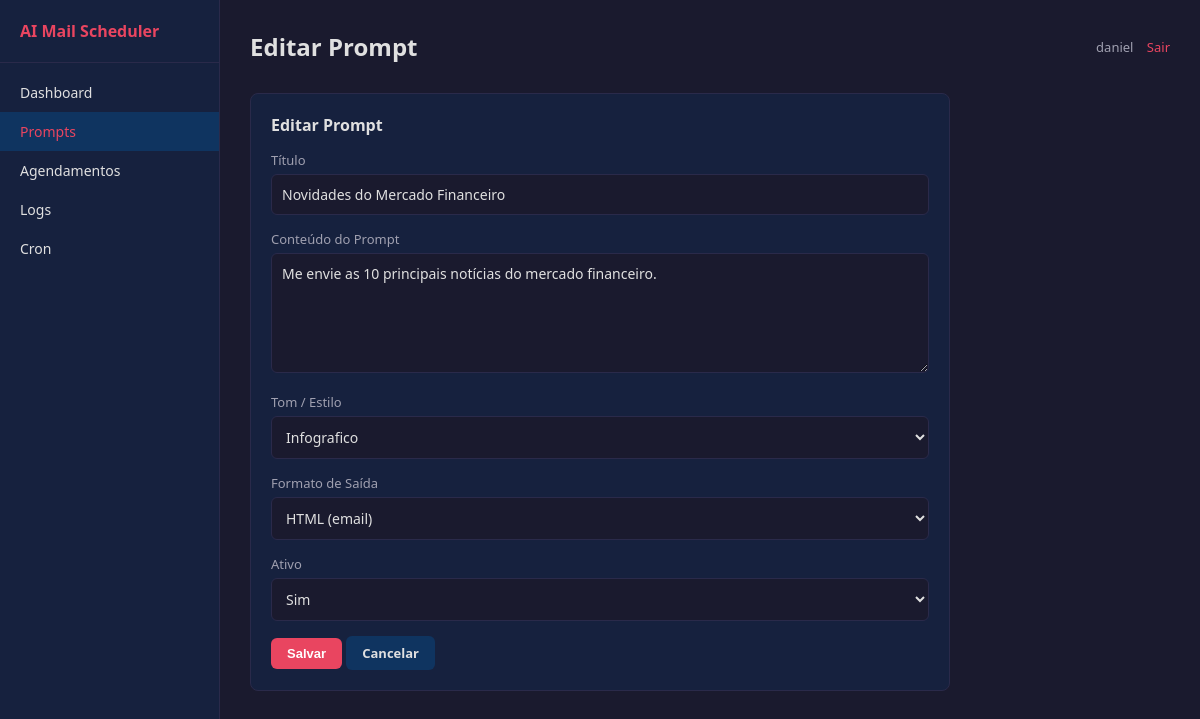
/prompts/1/edit (signed in), run on the app's committed database.
### tables this page shows
CREATE TABLE users (
            id INTEGER PRIMARY KEY AUTOINCREMENT,
            username TEXT UNIQUE NOT NULL,
            password TEXT NOT NULL,
            created_at DATETIME DEFAULT CURRENT_TIMESTAMP
        );

CREATE TABLE prompts (
            id INTEGER PRIMARY KEY AUTOINCREMENT,
            title TEXT NOT NULL,
            content TEXT NOT NULL,
            tone TEXT DEFAULT 'infografico',
            format TEXT DEFAULT 'html',
            active BOOLEAN DEFAULT 1,
            created_at DATETIME DEFAULT CURRENT_TIMESTAMP,
            updated_at DATETIME DEFAULT CURRENT_TIMESTAMP
        );

### app/routes.py (the view, shortened to what this page needs)
@routes_bp.route("/prompts/<int:prompt_id>/edit", methods=["GET", "POST"])
@login_required
def prompts_edit(prompt_id):
    prompt = Prompt.get_by_id(prompt_id)
    if not prompt:
        flash("Prompt não encontrado.", "error")
        return redirect(url_for("routes.prompts_list"))
    return render_template("prompts/edit.html", prompt=prompt)

### app/__init__.py (called while the page is built)
def create_app():
    app = Flask(__name__)
    app.secret_key = os.getenv("SECRET_KEY", "dev-secret-change-me")
    login_manager.init_app(app)
    login_manager.login_view = "auth.login"
    login_manager.login_message = "Faça login para acessar esta página."
    from app.models import init_db, UserModel
    init_db(app)
    @login_manager.user_loader
    def load_user(user_id):
        return UserModel.get(user_id)
    from app.auth import auth_bp
    from app.routes import routes_bp
    app.register_blueprint(auth_bp, url_prefix="/auth")
    app.register_blueprint(routes_bp)
    return app

### app/models.py (called while the page is built)
def get_db():
    if "db" not in current_app.config:
        os.makedirs(DATABASE_DIR, exist_ok=True)
        conn = sqlite3.connect(DATABASE_PATH)
        conn.row_factory = sqlite3.Row
        conn.execute("PRAGMA journal_mode=WAL")
        conn.execute("PRAGMA foreign_keys=ON")
        current_app.config["db"] = conn
    return current_app.config["db"]

def query(sql, params=(), one=False):
    db = get_db()
    cur = db.execute(sql, params)
    if one:
        return cur.fetchone()
    return cur.fetchall()

    @staticmethod
    def get_by_id(user_id):
        return query("SELECT * FROM users WHERE id = ?", (user_id,), one=True)

    @property
    def username(self):
        return self._row["username"]

    @staticmethod
    def get(user_id):
        row = User.get_by_id(int(user_id))
        if row:
            return UserModel(row)
        return None

    @staticmethod
    def get_by_id(prompt_id):
        return query("SELECT * FROM prompts WHERE id = ?", (prompt_id,), one=True)

### app/templates/prompts/edit.html (shortened to what this page needs)
{% extends "base.html" %}
{% block header %}Editar Prompt{% endblock %}
{% block content %}
<div class="card" style="max-width:700px;">
    <h3>Editar Prompt</h3>
    <form method="POST">
        <div class="form-group">
            <label>Título</label>
            <input type="text" name="title" required value="{{ prompt.title }}">
        </div>
        <div class="form-group">
            <label>Conteúdo do Prompt</label>
            <textarea name="content" required>{{ prompt.content }}</textarea>
        </div>
        <div class="form-group">
            <label>Tom / Estilo</label>
            <select name="tone">
                {% for tone in ['infografico', 'resumo', 'newsletter', 'analise'] %}
                <option value="{{ tone }}" {% if prompt.tone == tone %}selected{% endif %}>{{ tone|capitalize }}</option>
                {% endfor %}
            </select>
        </div>
        <div class="form-group">
            <label>Formato de Saída</label>
            <select name="format">
                <option value="html" selected>HTML (email)</option>
            </select>
        </div>
        <div class="form-group">
            <label>Ativo</label>
            <select name="active">
                <option value="1" {% if prompt.active %}selected{% endif %}>Sim</option>
            </select>
        </div>
        <button type="submit" class="btn btn-primary">Salvar</button>
        <a href="/prompts" class="btn btn-secondary">Cancelar</a>
    </form>
</div>
{% endblock %}

### app/templates/base.html (shortened to what this page needs)
<!DOCTYPE html>
<html lang="pt-BR">
<head>
</head>
<body>
    <aside class="sidebar">
        <h2>AI Mail Scheduler</h2>
        <nav>
            <a href="/" class="{% if request.path == '/' %}active{% endif %}">Dashboard</a>
            <a href="/prompts" class="{% if request.path.startswith('/prompts') %}active{% endif %}">Prompts</a>
            <a href="/schedules" class="{% if request.path.startswith('/schedules') %}active{% endif %}">Agendamentos</a>
            <a href="/logs" class="{% if request.path.startswith('/logs') %}active{% endif %}">Logs</a>
            <a href="/cron/status" class="{% if request.path.startswith('/cron') %}active{% endif %}">Cron</a>
        </nav>
    </aside>
    <main class="main">
        <div class="header">
            <h1>{% block header %}Dashboard{% endblock %}</h1>
            <div class="user-info">
                {{ current_user.username }}
                <a href="/auth/logout">Sair</a>
            </div>
        </div>
        {% block content %}{% endblock %}
    </main>
</body>
</html>

### app/templates/base.html (style rules this page uses)
:root { --bg: #1a1a2e; --card: #16213e; --accent: #0f3460; --text: #e0e0e0; --muted: #a0a0b0; --red: #e94560; --green: #2ecc71; --yellow: #f39c12; --border: #2a2a4a; }
* { margin: 0; padding: 0; box-sizing: border-box; }
body { font-family: 'Segoe UI', Arial, sans-serif; background: var(--bg); color: var(--text); min-height: 100vh; display: flex; }
.sidebar { width: 220px; background: var(--card); padding: 20px 0; min-height: 100vh; border-right: 1px solid var(--border); position: fixed; top: 0; left: 0; bottom: 0; }
.sidebar h2 { color: var(--red); padding: 0 20px 20px; font-size: 16px; border-bottom: 1px solid var(--border); margin-bottom: 10px; }
.sidebar nav a { display: block; padding: 10px 20px; color: var(--text); text-decoration: none; font-size: 14px; transition: background 0.2s; }
.sidebar nav a:hover, .sidebar nav a.active { background: var(--accent); color: var(--red); }
.main { margin-left: 220px; flex: 1; padding: 30px; }
.header { display: flex; justify-content: space-between; align-items: center; margin-bottom: 30px; }
.header h1 { font-size: 24px; color: var(--text); }
.header .user-info { font-size: 13px; color: var(--muted); }
.header .user-info a { color: var(--red); text-decoration: none; margin-left: 10px; }
.card { background: var(--card); border: 1px solid var(--border); border-radius: 8px; padding: 20px; margin-bottom: 20px; }
.card h3 { color: var(--text); margin-bottom: 15px; font-size: 16px; }
.btn { display: inline-block; padding: 8px 16px; border-radius: 6px; font-size: 13px; font-weight: 600; cursor: pointer; border: none; text-decoration: none; transition: opacity 0.2s; }
.btn-primary { background: var(--red); color: #fff; }
.btn-secondary { background: var(--accent); color: var(--text); }
.form-group { margin-bottom: 15px; }
.form-group label { display: block; font-size: 13px; color: var(--muted); margin-bottom: 5px; }
.form-group input, .form-group textarea, .form-group select { width: 100%; padding: 10px; background: var(--bg); border: 1px solid var(--border); border-radius: 6px; color: var(--text); font-size: 14px; font-family: inherit; }
.form-group textarea { min-height: 120px; resize: vertical; }

### data on the page
users: username "daniel"
prompts: title "Novidades do Mercado Financeiro", content "Me envie as 10 principais notícias do mercado financeiro.", tone "Infografico", active "Sim"
